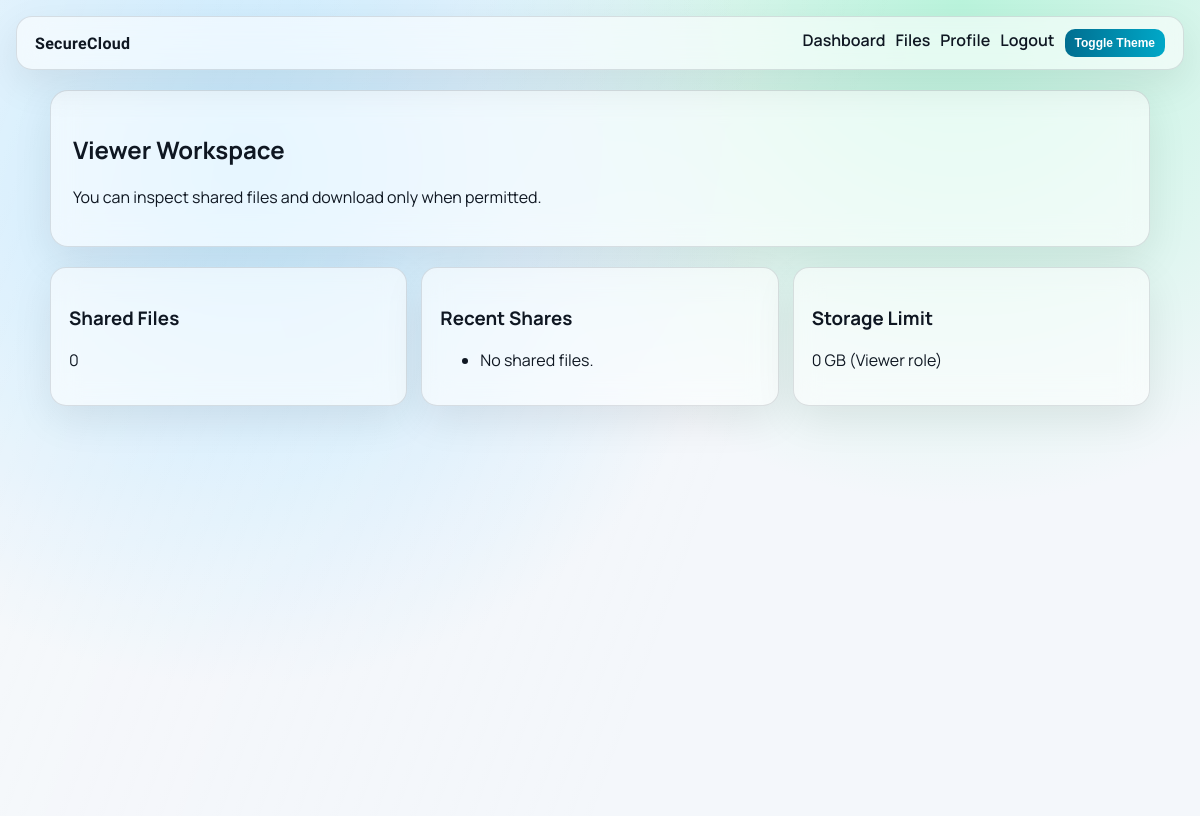
The app's page /accounts/dashboard/ (signed in), older data.
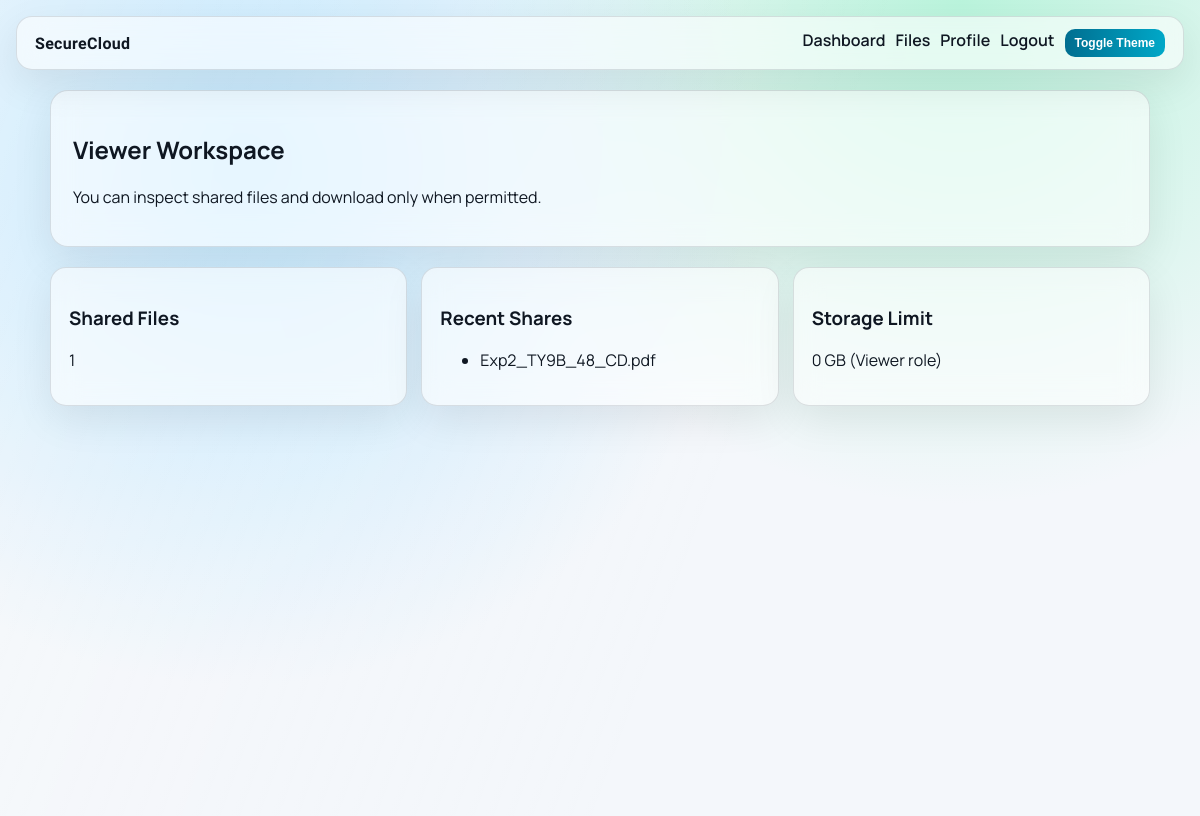
The same page, newer data.
### storage/models.py (models this page shows, shortened)
class SecureFile(models.Model):
	owner = models.ForeignKey(
		settings.AUTH_USER_MODEL,
		on_delete=models.CASCADE,
		related_name="owned_files",
	)
	encrypted_file = models.FileField(upload_to="encrypted/")
	original_name = models.CharField(max_length=255)
	sha256_hash = models.CharField(max_length=64)
	encryption_key_digest = models.CharField(max_length=64)
	key_salt = models.CharField(max_length=64)
	fermat_base = models.PositiveBigIntegerField(default=0)
	fermat_modulus = models.PositiveBigIntegerField(default=0)
	fermat_result = models.PositiveBigIntegerField(default=0)
	aes_nonce = models.CharField(max_length=64)
	aes_tag = models.CharField(max_length=64)
	file_size = models.BigIntegerField(default=0)
	upload_date = models.DateTimeField(auto_now_add=True)
	expiry_date = models.DateTimeField(null=True, blank=True)
	download_limit = models.PositiveIntegerField(default=1)
	download_count = models.PositiveIntegerField(default=0)
	description = models.TextField(blank=True)
	shared_with = models.ManyToManyField(
		settings.AUTH_USER_MODEL,
		related_name="shared_files",
		blank=True,
	)
	class Meta:
		ordering = ["-upload_date"]

### accounts/views.py (the view, shortened to what this page needs)
# urls.py: path("dashboard/", dashboard, name="dashboard"),
@login_required
def dashboard(request):
	user = request.user
	context = {
		"shared_count": SecureFileShare.objects.filter(viewer=user).count(),
		"recent_shared": SecureFile.objects.filter(share_entries__viewer=user).distinct()[:5],
	}
	return render(request, "accounts/viewer_dashboard.html", context)

### templates/accounts/viewer_dashboard.html (shortened to what this page needs)
{% extends 'base.html' %}
{% block content %}
<section class="glass panel">
    <h2>Viewer Workspace</h2>
    <p>You can inspect shared files and download only when permitted.</p>
</section>
<section class="card-grid">
    <article class="glass card"><h3>Shared Files</h3><p>{{ shared_count }}</p></article>
    <article class="glass card"><h3>Recent Shares</h3>
        <ul>{% for f in recent_shared %}<li>{{ f.original_name }}</li>{% empty %}<li>No shared files.</li>{% endfor %}</ul>
    </article>
    <article class="glass card"><h3>Storage Limit</h3><p>0 GB (Viewer role)</p></article>
</section>
{% endblock %}

### templates/base.html (shortened to what this page needs)
{% load static %}
<!DOCTYPE html>
<html lang="en" data-theme="light">
<head>
    <link rel="stylesheet" href="{% static 'css/style.css' %}">
</head>
<body>
    <div class="bg-layer"></div>
    <header class="topbar glass">
        <div class="brand">SecureCloud</div>
        <nav>
            {% if user.is_authenticated %}
                <a href="{% url 'accounts:dashboard' %}">Dashboard</a>
                {% if user.role != 'VIEWER' %}
                    <a href="{% url 'storage:files' %}">Files</a>
                    <a href="{% url 'storage:upload' %}">Upload</a>
                {% else %}
                    <a href="{% url 'storage:shared' %}">Files</a>
                {% endif %}
                <a href="{% url 'accounts:profile' %}">Profile</a>
                <a href="{% url 'accounts:logout' %}">Logout</a>
            {% else %}
                <a href="{% url 'home' %}">Home</a>
                <a href="{% url 'accounts:login' %}">Login</a>
                <a href="{% url 'accounts:register' %}">Register</a>
            {% endif %}
            <button id="themeToggle" class="btn small" type="button">Toggle Theme</button>
        </nav>
    </header>
    <main class="page-enter">
        {% block content %}{% endblock %}
    </main>
</body>
</html>

### static/css/style.css (style rules this page uses)
:root { --bg: #f4f7fb; --text: #0f1722; --card: rgba(255, 255, 255, 0.58); --stroke: rgba(15, 23, 34, 0.12); --accent: #006e90; --accent-2: #7dd3fc; --danger: #be123c; }
* { box-sizing: border-box; }
body { margin: 0; font-family: 'Manrope', sans-serif; color: var(--text); background: radial-gradient(circle at 20% 20%, #bde7ff 0, transparent 45%), radial-gradient(circle at 80% 0%, #baf4dc 0, transparent 40%), var(--bg); min-height: 100vh; }
.bg-layer { position: fixed; inset: 0; pointer-events: none; background: linear-gradient(110deg, rgba(255,255,255,0.18), transparent 60%); }
.topbar { margin: 16px; padding: 12px 18px; border-radius: 16px; display: flex; align-items: center; justify-content: space-between; position: sticky; top: 8px; z-index: 10; }
.brand { font-family: 'Sora', sans-serif; font-weight: 700; letter-spacing: 0.02em; }
.topbar nav { display: flex; gap: 10px; flex-wrap: wrap; }
.topbar a { text-decoration: none; color: var(--text); font-weight: 600; }
.glass { backdrop-filter: blur(14px); background: var(--card); border: 1px solid var(--stroke); box-shadow: 0 14px 40px rgba(0, 0, 0, 0.08); }
main { width: min(1100px, 92vw); margin: 20px auto 60px; }
.page-enter { animation: rise 600ms ease; }
.hero, .panel, .form-wrap { border-radius: 18px; padding: 22px; margin-bottom: 20px; }
.card-grid { display: grid; grid-template-columns: repeat(auto-fit, minmax(240px, 1fr)); gap: 14px; }
.card, .stat { border-radius: 16px; padding: 18px; }
.btn { border: none; border-radius: 10px; padding: 10px 16px; background: linear-gradient(90deg, var(--accent), #00a8c8); color: #fff; font-weight: 700; cursor: pointer; text-decoration: none; display: inline-block; }
.btn.small { padding: 7px 10px; font-size: 12px; }

Row changes from the older to the newer data that the page shows:
added SecureFile: original_name "Exp2_TY9B_48_CD.pdf"
Text that changed along with them:
{{ shared_count }}: "0" → "1"
text no longer shown: "No shared files."
